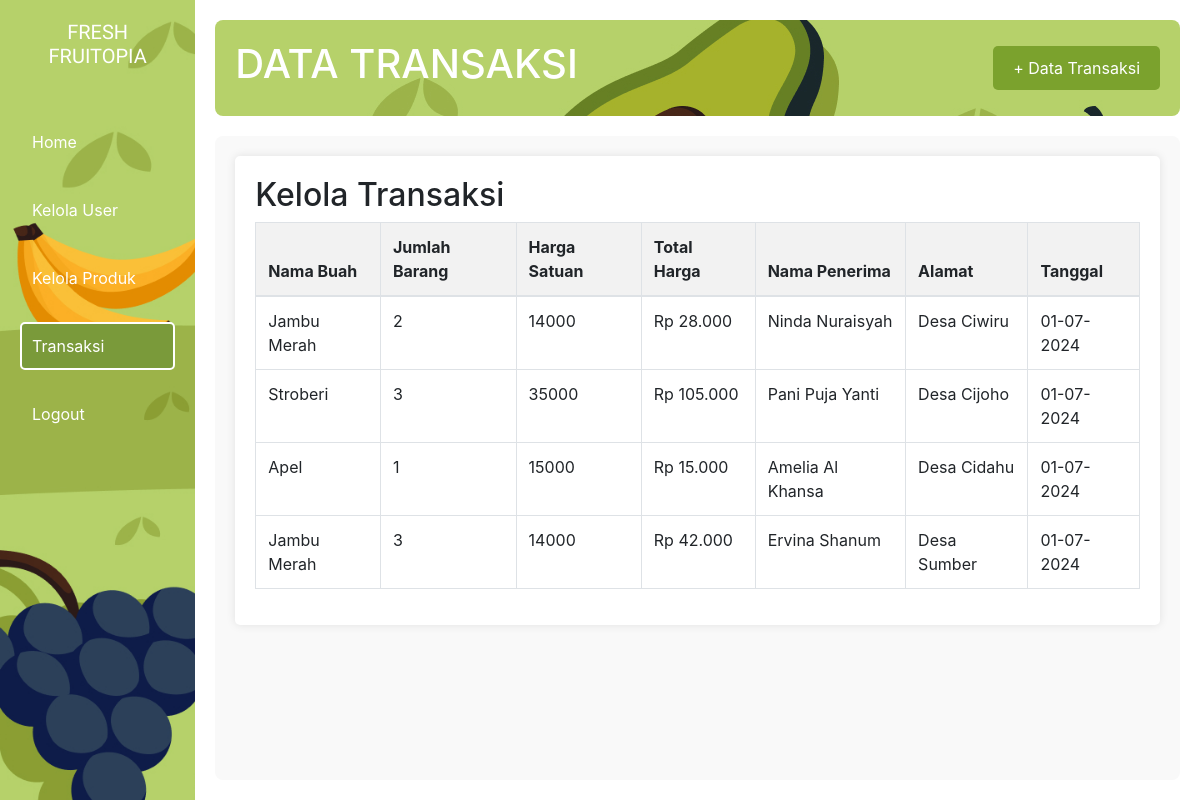
/kelola_transaksi.php, run on the app's committed database.
### tables this page shows
CREATE TABLE `transaksi` (
  `id` int(11) NOT NULL,
  `nama_buah` varchar(100) NOT NULL,
  `price_per_item` varchar(100) NOT NULL,
  `harga` varchar(100) NOT NULL,
  `jumlah_barang` varchar(100) NOT NULL,
  `nama_penerima` varchar(100) NOT NULL,
  `alamat` varchar(255) NOT NULL,
  `tanggal` varchar(100) NOT NULL
);

### kelola_transaksi.php (the view, shortened to what this page needs)
<?php
require 'koneksi.php';
?>
<!DOCTYPE html>
<html lang="en">
<head>
    <link rel="stylesheet" href="style.css">
    <link rel="stylesheet" href="https://stackpath.bootstrapcdn.com/bootstrap/4.5.2/css/bootstrap.min.css">
</head>
<body>
    <div class="dashboard-container">
        <div class="sidebar">
            <h2>FRESH FRUITOPIA</h2>
            <ul>
                <li><a href="index.php" >Home</a></li>
                <li><a href="kelola_user.php" >Kelola User</a></li>
                <li><a href="kelola_produk.php" >Kelola Produk</a></li>
                <li><a href="kelola_transaksi.php" class="active">Transaksi</a></li>
            </ul>
            <ul class="logout">
                <li><a href="logout.php">Logout</a></li>
            </ul>
        </div>
        <div class="main-content">
            <div class="header">
                <h1> DATA TRANSAKSI </h1>
                <button type="button" class="tambah-barang-button" data-toggle="modal" data-target="#myModal">+ Data Transaksi</button>
            </div>
            <div class="content">
            <div id="transaksi" class="section">
            <h2>Kelola Transaksi</h2>
            <table class="table table-bordered">
                <thead>
                    <tr>
                        <th>Nama Buah</th>
                        <th>Jumlah Barang</th>
                        <th>Harga Satuan</th>
                        <th>Total Harga</th>
                        <th>Nama Penerima</th>
                        <th>Alamat</th>
                        <th>Tanggal</th>
                    </tr>
                </thead>
                <tbody>
                    <?php
                        $addtotable = mysqli_query($koneksi, "SELECT * FROM transaksi");
                        while($data = mysqli_fetch_array($addtotable)){
                            $nama_buah = $data['nama_buah'];
                            $jumlah_barang = $data['jumlah_barang'];
                            $price_per_item = $data['price_per_item'];
                            $harga = $data['harga'];
                            $nama_penerima = $data['nama_penerima'];
                            $alamat = $data['alamat'];
                            $tanggal = $data['tanggal'];
                    ?>
                    <tr>
                        <td><?php echo $nama_buah; ?></td>
                        <td><?php echo $jumlah_barang; ?></td>
                        <td><?php echo $price_per_item; ?></td>
                        <td><?php echo $harga; ?></td>
                        <td><?php echo $nama_penerima; ?></td>
                        <td><?php echo $alamat; ?></td>
                        <td><?php echo $tanggal; ?></td>
                    </tr>
                    <?php
                        }
                    ?>
                </tbody>
            </table>
        </div>
    </div>
            </div>
        </div>
</body>
</html>

### style.css (style rules this page uses)
body { font-family: Arial, sans-serif; margin: 0; padding: 0; height: 100vh; display: flex; }
.dashboard-container { display: flex; width: 100%; }
.sidebar { background-color: #9CB34A; color: #fff; width: 200px; padding: 20px; height: 100vh; background: url('img/bg.jpg') no-repeat center center fixed; background-size: cover; }
.sidebar h2 { margin-bottom: 50px; text-align: center; font-size: 20px; font-family: 'Dela Gothic One', sans-serif; }
.sidebar ul { list-style-type: none; padding: 0; margin-top: 10px; }
.sidebar ul li { margin-bottom: 20px; }
.sidebar ul li a { text-decoration: none; color: #fff; display: block; padding: 10px; border: 2px solid transparent; border-radius: 5px; transition: background-color 0.3s ease, border-color 0.3s ease; }
.sidebar ul li a:hover, .sidebar ul li a.active { background-color: #7A9A3A; border-color: #fff; }
.sidebar ul.logout { margin-top: auto; }
.main-content { flex-grow: 1; display: flex; flex-direction: column; padding: 20px; }
.header { background-color: #9CB34A; color: #fff; padding: 20px; text-align: center; margin-bottom: 20px; border-radius: 8px; display: flex; justify-content: space-between; align-items: center; background: url('img/bg.jpg'); }
.tambah-barang-button { background-color: #7ba22d; color: white; border: none; padding: 10px 20px; border-radius: 5px; cursor: pointer; }
.content { flex-grow: 1; padding: 20px; overflow-y: auto; background-color: #f9f9f9; border-radius: 8px; }
.content h2 { margin-top: 0; }
table { width: 100%; border-collapse: collapse; }
table, th, td { border: 1px solid #ddd; }
th, td { padding: 8px; text-align: left; }
th { background-color: #f2f2f2; }
.section { margin-bottom: 20px; background-color: #fff; padding: 20px; border-radius: 5px; box-shadow: 0 0 10px rgba(0, 0, 0, 0.1); }
.section h2 { margin-top: 0; }

### data on the page
transaksi: nama_buah "Jambu Merah", jumlah_barang "2", price_per_item "14000", harga "Rp 28.000", nama_penerima "Ninda Nuraisyah", alamat "Desa Ciwiru", tanggal "01-07-2024"
transaksi: nama_buah "Stroberi", jumlah_barang "3", price_per_item "35000", harga "Rp 105.000", nama_penerima "Pani Puja Yanti", alamat "Desa Cijoho", tanggal "01-07-2024"
transaksi: nama_buah "Apel", jumlah_barang "1", price_per_item "15000", harga "Rp 15.000", nama_penerima "Amelia Al Khansa", alamat "Desa Cidahu", tanggal "01-07-2024"
transaksi: nama_buah "Jambu Merah", jumlah_barang "3", price_per_item "14000", harga "Rp 42.000", nama_penerima "Ervina Shanum", alamat "Desa Sumber", tanggal "01-07-2024"
